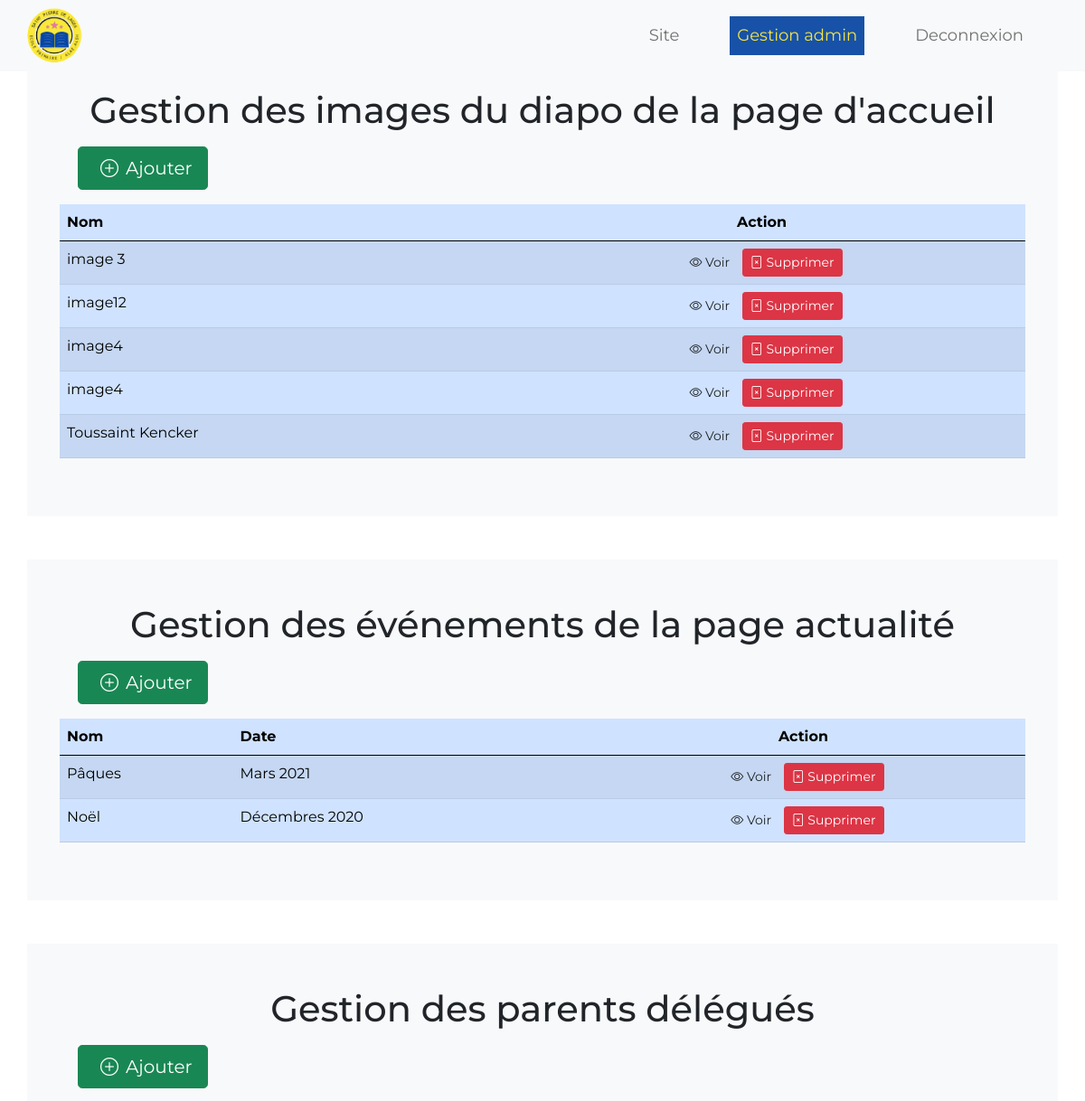
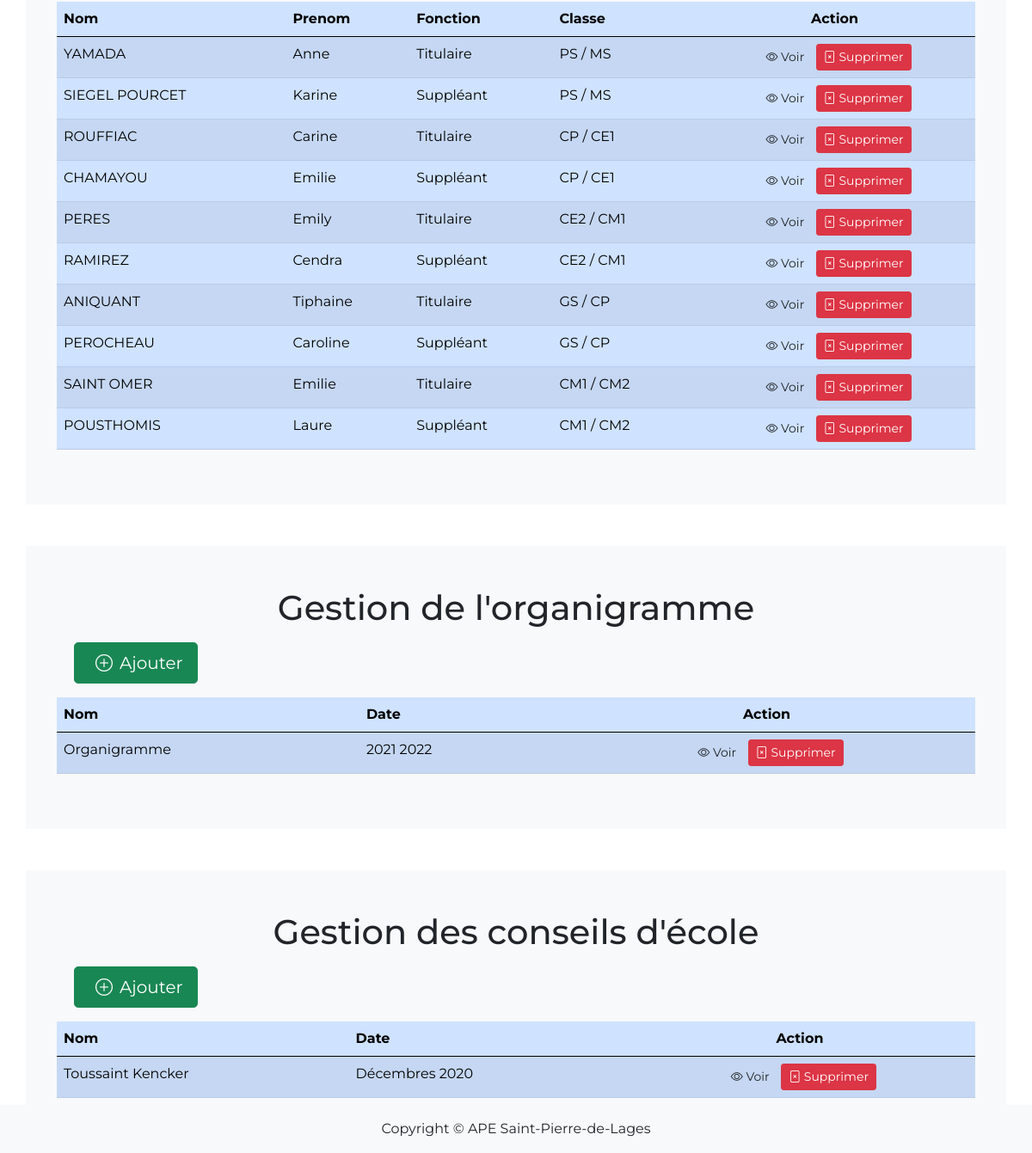
The app's page /admin/connect.php?success=1 (signed in) with its own data (2 pictures, top to bottom).
### tables this page shows
CREATE TABLE `image_accueil` (
  `id` int(11) NOT NULL,
  `image` varchar(250) NOT NULL,
  `nom` varchar(250) NOT NULL
);

CREATE TABLE `evenement` (
  `id` int(11) NOT NULL,
  `nom` varchar(100) NOT NULL,
  `date` varchar(110) NOT NULL,
  `description` text NOT NULL,
  `fichier` varchar(100) NOT NULL,
  `image` varchar(250) NOT NULL
);

CREATE TABLE `parents_delegues` (
  `id` int(11) NOT NULL,
  `nom` varchar(110) NOT NULL,
  `prenom` varchar(110) NOT NULL,
  `fonction` varchar(110) NOT NULL,
  `classe` varchar(110) NOT NULL,
  `image` varchar(250) NOT NULL
);

CREATE TABLE `organigramme` (
  `id` int(11) NOT NULL,
  `nom` varchar(150) NOT NULL,
  `date` varchar(150) NOT NULL,
  `fichier` varchar(250) NOT NULL
);

CREATE TABLE `conseils_ecole` (
  `id` int(11) NOT NULL,
  `nom` varchar(250) NOT NULL,
  `date` varchar(150) NOT NULL,
  `fichier` varchar(250) NOT NULL
);

### admin/security.php (called while the page is built)
<?php
    class Securite{
        public static function verifAccessSession() {
            return (!empty($_SESSION['connect']) && $_SESSION['connect'] === 1 );
        }
    }
?>

### admin/connect.php (the view, shortened to what this page needs)
<?php
require ('database.php');
require_once 'security.php';
?>
<!DOCTYPE html>
<html lang="fr">
    <head>
        <link
          href="https://cdn.jsdelivr.net/npm/bootstrap@5.0.1/dist/css/bootstrap.min.css"
          rel="stylesheet"
        />
        <link
          rel="stylesheet"
          href="https://cdn.jsdelivr.net/npm/bootstrap-icons@1.5.0/font/bootstrap-icons.css"
        />
        <link rel="stylesheet" href="../style.css" />
    </head>
<body>
    <header class="">
            <nav class="navbar navbar-expand-lg navbar-light bg-light fixed-top ">
                <div class="container-fluid">
                    <a href="#">
                        <img class="img img-fluid w-75 ps-3" src="../images/logo.png" alt="logo">
                    </a>
                    <div class="collapse navbar-collapse lg-d-flex justify-content-end " id="navbarSupportedContent">
                        <div >
                            <ul class="navbar-nav me-auto mb-2 mb-lg-0  ">
                                <li class="nav-item me-5">
                                    <a class="nav-link border-3" aria-current="page" href="../index.php">Site</a>
                                </li>
                                <li class="nav-item me-5">
                                    <a class="nav-link active" aria-current="page" href="connect.php">Gestion admin</a>
                                </li>
                                <li class="nav-item me-5">
                                    <a class="nav-link" aria-current="page" href="logout.php">Deconnexion</a>
                                </li>
                            </ul>
                        </div>
                    </div>
                </div>
                </nav>
    </header>
    <section class='connexion'>
        <?php
if(Securite::verifAccessSession()) {
        ?>
            <div class="container bg-light p-5 mt-5 ">
                <h1 class='text-center'>Gestion des images du diapo de la page d'accueil</h1>
                        <div class="row">
                            <h2 class="bold">
                                <a href="insert_image_accueil.php" class="btn btn-success btn-lg m-2"><i class="bi bi-plus-circle p-2"></i>Ajouter</a>
                            </h2>
                            <table class="table table-striped table-hover table-primary">
                                <thead>
                                    <tr>
                                        <th>Nom</th>
                                        <th class="text-center">Action</th>
                                    </tr>
                                </thead>
                                <tbody>
                                    <?php
                                        $statement = $db->query('SELECT * FROM image_accueil');
                                        while($image = $statement->fetch()) { ?>
                                            <tr>
                                                <td><?php echo $image['nom'] ?></td>
                                                <th class ="action text-center">
                                                <a href="view_image_accueil.php?id=<?php echo $image['id'] ?> " class="btn btn-default btn-sm"><i class="bi bi-eye"></i> Voir</a>
                                                <a href="delete_image_accueil.php?id=<?php echo $image['id'] ?>" class="btn btn-danger btn-sm"><i class="bi bi-file-x"></i> Supprimer</a>
                                                    </th>
                                                    </tr>
                                                    <?php };
                                    ?>
                                </tbody>
                            </table>
                        </div>
            </div>
            <div class="container bg-light p-5 mt-5 ">
                        <h1 class='text-center'>Gestion des événements de la page actualité</h1>
                        <div class="row">
                            <h2 class="bold">
                                <a href="insert_event.php" class="btn btn-success btn-lg m-2"><i class="bi bi-plus-circle p-2"></i>Ajouter</a>
                            </h2>
                            <table class="table table-striped table-hover table-primary">
                                <thead>
                                    <tr>
                                        <th>Nom</th>
                                        <th>Date</th>
                                        <th class="text-center">Action</th>
                                    </tr>
                                </thead>
                                <tbody>
                                    <?php
                                        $statement = $db->query('SELECT * FROM evenement');
                                        while($evenement = $statement->fetch()) { ?>
                                            <tr>
                                                <td> <?php echo $evenement['nom']?></td>
                                                <td><?php echo $evenement['date']?></td>
                                                <th class ="action text-center">
                                                <a href="view_event.php?id=<?php echo$evenement['id'] ?> " class="btn btn-default btn-sm"><i class="bi bi-eye"></i> Voir</a>
                                                <a href="delete_event.php?id=<?php echo $evenement['id'] ?>" class="btn btn-danger btn-sm"><i class="bi bi-file-x"></i> Supprimer</a>
                                                </th>
                                                </tr>
                                                <?php
                                            };
                                        ?>
                                </tbody>
                            </table>
                     </div>
            </div>
            <div class="container bg-light p-5 mt-5 ">
                        <h1 class='text-center'>Gestion des parents délégués</h1>
                        <div class="row">
                            <h2 class="bold">
                                <a href="insert_parent.php" class="btn btn-success btn-lg m-2"><i class="bi bi-plus-circle p-2"></i>Ajouter</a>
                            </h2>
                            <table class="table table-striped table-hover table-primary">
                                <thead>
                                    <tr>
                                        <th>Nom</th>
                                        <th>Prenom</th>
                                        <th>Fonction</th>
                                        <th>Classe</th>
                                        <th class="text-center">Action</th>
                                    </tr>
                                </thead>
                                <tbody>
                                    <?php
                                        $statement = $db->query('SELECT * FROM parents_delegues
                                                        ');
                                        while($parents_delegues = $statement->fetch()) { ?>
                                            <tr>
                                                <td><?php echo$parents_delegues['nom']?></td>
                                                <td><?php echo$parents_delegues['prenom']?></td>
                                                <td><?php echo$parents_delegues['fonction']?></td>
                                                <td><?php echo$parents_delegues['classe']?></td>
                                                <th class ="action text-center">
                                                    <a href="view_parent.php?id=<?php echo $parents_delegues['id'] ?> " class="btn btn-default btn-sm"><i class="bi bi-eye"></i> Voir</a>
                                                    <a href="delete_parent.php?id=<?php echo $parents_delegues['id'] ?>" class="btn btn-danger btn-sm"><i class="bi bi-file-x"></i> Supprimer</a>
                                                    </th>
                                                    </tr>
                                                <?php };
                                    ?>
                                </tbody>
                            </table>
                        </div>
            </div>
            <div class="container bg-light p-5 mt-5 ">
                <h1 class='text-center'>Gestion de l'organigramme</h1>
                <div class="row">
                    <h2 class="bold">
                        <a href="insert_organigramme.php" class="btn btn-success btn-lg m-2"><i class="bi bi-plus-circle p-2"></i>Ajouter</a>
                    </h2>
                    <table class="table table-striped table-hover table-primary">
                        <thead>
                            <tr>
                                <th>Nom</th>
                                <th>Date</th>
                                <th class="text-center">Action</th>
                            </tr>
                        </thead>
                        <tbody>
                            <?php
                                $statement = $db->query('SELECT * FROM organigramme');
                                while($organigramme = $statement->fetch()) { ?>
                                    <tr>
                                        <td><?php echo $organigramme['nom']?></td>
                                        <td><?php echo $organigramme['date'] ?></td>
                                        <th class ="action text-center">
                                            <a href="view_organigramme.php?id=<?php echo  $organigramme['id'] ?> " class="btn btn-default btn-sm"><i class="bi bi-eye"></i> Voir</a>
                                            <a href="delete_organigramme.php?id=<?php echo  $organigramme['id'] ?>" class="btn btn-danger btn-sm"><i class="bi bi-file-x"></i> Supprimer</a>
                                            </th>
                                            </tr>
                                            <?php  };
                            ?>
                        </tbody>
                    </table>
                </div>
            </div>
            <div class="container bg-light p-5 mt-5 ">
                <h1 class='text-center'>Gestion des conseils d'école</h1>
                <div class="row">
                    <h2 class="bold">
                        <a href="insert_conseils_ecole.php" class="btn btn-success btn-lg m-2"><i class="bi bi-plus-circle p-2"></i>Ajouter</a>
                    </h2>
                    <table class="table table-striped table-hover table-primary">
                        <thead>
                            <tr>
                                <th>Nom</th>
                                <th>Date</th>
                                <th class="text-center">Action</th>
                            </tr>
                        </thead>
                        <tbody>
                            <?php
                                $statement = $db->query('SELECT id, nom, date, fichier
                                                        FROM conseils_ecole
                                                        ');
                                while($document = $statement->fetch()) { ?>
                                    <tr>
                                        <td><?php echo $document['nom']?></td>
                                        <td><?php echo $document['date']?></td>
                                        <th class ="action text-center">
                                            <a href="view_conseils_ecole.php?id=<?php echo  $document['id'] ?> " class="btn btn-default btn-sm"><i class="bi bi-eye"></i> Voir</a>
                                            <a href="delete_conseils_ecole.php?id=<?php echo  $document['id'] ?>" class="btn btn-danger btn-sm"><i class="bi bi-file-x"></i> Supprimer</a>
                                            </th>
                                            </tr>
                                            <?php   };
                            ?>
                        </tbody>
                    </table>
                </div>
            </div>
        <?php
            }
        ?>
    </section>
    <footer class="container-fluid d-flex justify-content-evenly pt-3 bg-light fixed-bottom">
        <p>Copyright © APE Saint-Pierre-de-Lages</p>
    </footer>
</body>
</html>

### style.css (style rules this page uses)
* { margin: 0; padding: 0; box-sizing: border-box; font-family: "Montserrat", sans-serif; }
:root { --bleu: #1752a8; --jaune: #f6e542; }
.nav-link { font-size: 18px; }
nav .active { background: var(--bleu); color: var(--jaune) !important; }
img { margin: auto; }
.connexion { height: 1000px; margin-top: 50px; margin-bottom: 50px; }

### records on screen
image_accueil: nom "image 3"
image_accueil: nom "image12"
image_accueil: nom "image4"
image_accueil: nom "image4"
image_accueil: nom "Toussaint Kencker"
evenement: nom "Pâques", date "Mars 2021"
evenement: nom "Noël", date "Décembres 2020"
parents_delegues: nom "YAMADA", prenom "Anne", fonction "Titulaire", classe "PS / MS"
parents_delegues: nom "SIEGEL POURCET", prenom "Karine", fonction "Suppléant", classe "PS / MS"
parents_delegues: nom "ROUFFIAC", prenom "Carine", fonction "Titulaire", classe "CP / CE1"
parents_delegues: nom "CHAMAYOU", prenom "Emilie", fonction "Suppléant", classe "CP / CE1"
parents_delegues: nom "PERES", prenom "Emily", fonction "Titulaire", classe "CE2 / CM1"
parents_delegues: nom "RAMIREZ", prenom "Cendra", fonction "Suppléant", classe "CE2 / CM1"
parents_delegues: nom "ANIQUANT", prenom "Tiphaine", fonction "Titulaire", classe "GS / CP"
parents_delegues: nom "PEROCHEAU", prenom "Caroline", fonction "Suppléant", classe "GS / CP"
parents_delegues: nom "SAINT OMER", prenom "Emilie", fonction "Titulaire", classe "CM1 / CM2"
parents_delegues: nom "POUSTHOMIS", prenom "Laure", fonction "Suppléant", classe "CM1 / CM2"
organigramme: nom "Organigramme", date "2021 2022"
conseils_ecole: nom "Toussaint Kencker", date "Décembres 2020"
